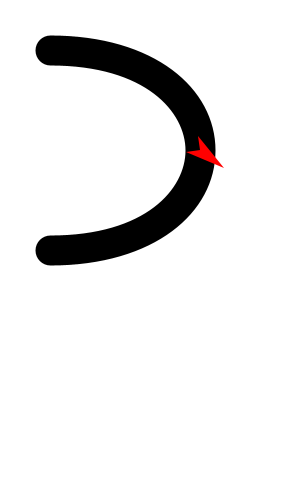
Frame 1 (no input)
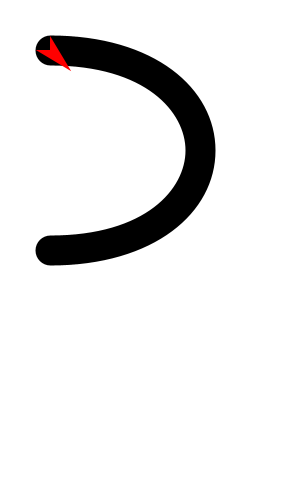
Frame 60 (the mouse pressed at the canvas centre just before this capture)
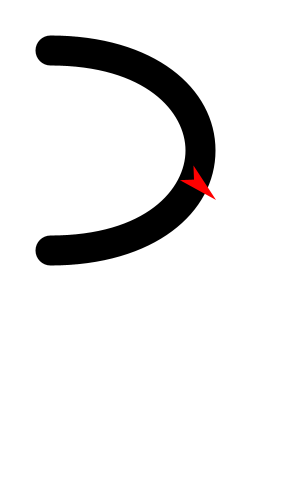
Frame 120 (the mouse held since frame 60 and released just before this capture)

The Processing sketch that drew these frames (run headless with seeded random() and noise(); from frame 60 on, the mouse is pressed at the canvas centre):

// Processing sketch: tutorial3
// ── tutorial3.pde
float x1=50, y1=50, x2=250, y2=50, x3=250, y3=250, x4=50, y4=250;
float t=0.5;
boolean forwards = true;

void mouseDragged(){
 x1 = mouseX ;
 y1 = mouseY ;
}

void setup() {
  size(300, 500);
  frameRate(30);
}

void draw() {
  background(255);
  stroke(0);
  noFill();
  strokeWeight(30);
  bezier(x1, y1, x2, y2, x3, y3, x4, y4);
  
  float x = bezierPoint(x1, x2, x3, x4, t);
  float y = bezierPoint(y1, y2, y3, y4, t);
  float xTangent = bezierPoint(x1, x2, x3, x4, t);
  float yTangent = bezierPoint(y1, y2, y3, y4, t);
  
  noStroke();
  fill(255, 0, 0);
  

  float angle = atan2(yTangent, xTangent);
  translate(x, y);
  rotate(angle);
  beginShape();
   vertex(0,0);
   vertex(-10,-10);
   vertex(30,0);
   vertex(-10,10);
  endShape(CLOSE);
  
  if (forwards)
    t += 0.1;
  else 
    t -= 0.1;
   
  if (t>1) forwards = false;
  else if (t<0) forwards = true;
  
}
